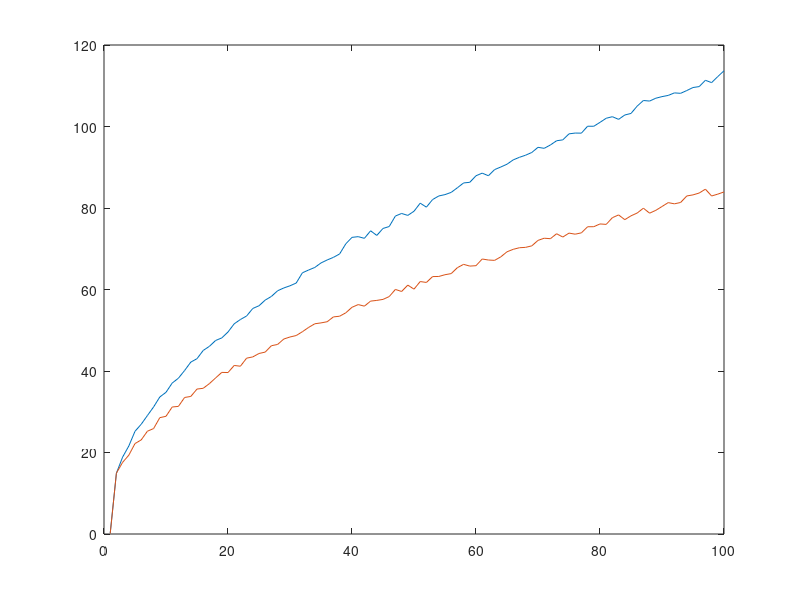

The MATLAB script that drew this image: (Note: this script raises an error after producing the figure.)
clear all; clc; close all;

n = 100; M = 10000; epsilon = 0.1;
X_mean = zeros(1, n);
X_median = zeros(1, n);
for i = 1:n
    X = (-1).^(rand(i, M) < 0.5).*exprnd(i/epsilon, i, M);
    % X = i*randn(i, M);
    X_mean(i) = mean(abs(mean(X)));
    X_median(i) = mean(abs(median(X)));
end
plot(X_mean)
hold on;
plot(X_median);
hold off;

%%

clear all; clc; close all;
d = 5;
u_max = 6;
winner = zeros(u_max, u_max, u_max, u_max, u_max);
X_median = zeros(1, d);
M = 100000; epsilon = 0.1;
winner_rows = cell(1, u_max^d);
winner_vec = zeros(1, u_max^d);
u_comb = zeros(u_max^d, d);
i = 0;
for i1 = 1:u_max
    for i2 = i1:u_max
        for i3 = i2:u_max
            for i4 = i3:u_max
                for i5 = i4:u_max
                    i = i + 1;
                    i_vec = [i1, i2, i3, i4, i5];
                    u_comb(i, :) = i_vec;
                    temp_rows = winner_combin_rows(i_vec, 1, M);
                    winner_rows{i} = temp_rows;
                    winner_vec(i) = length(temp_rows);
                end
            end
        end
    end
end

                    